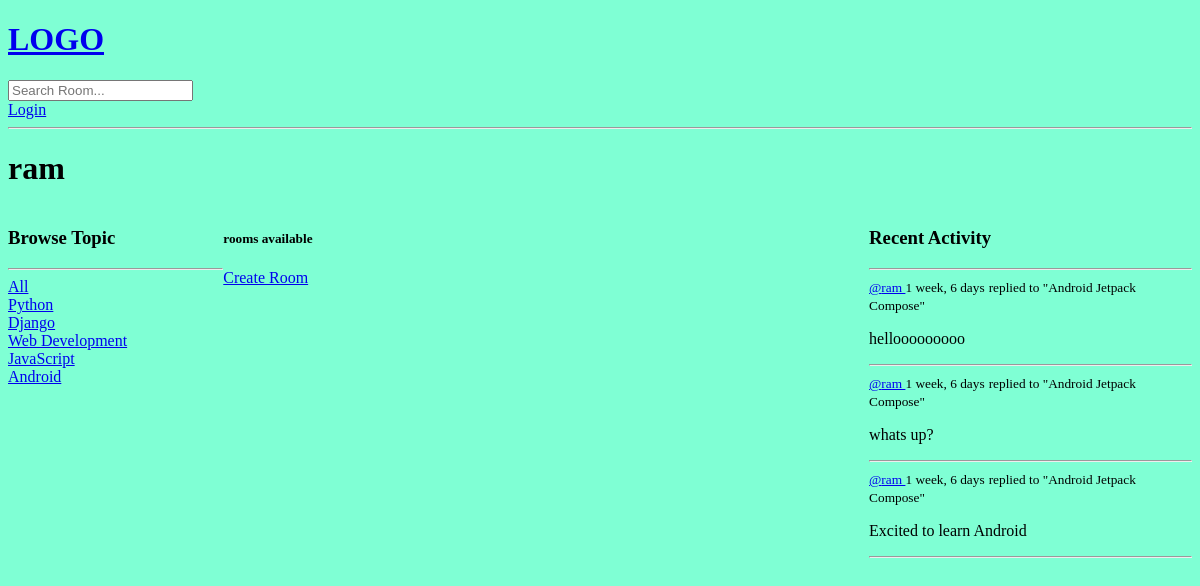
The page /profile/3/ on the database as committed earlier.
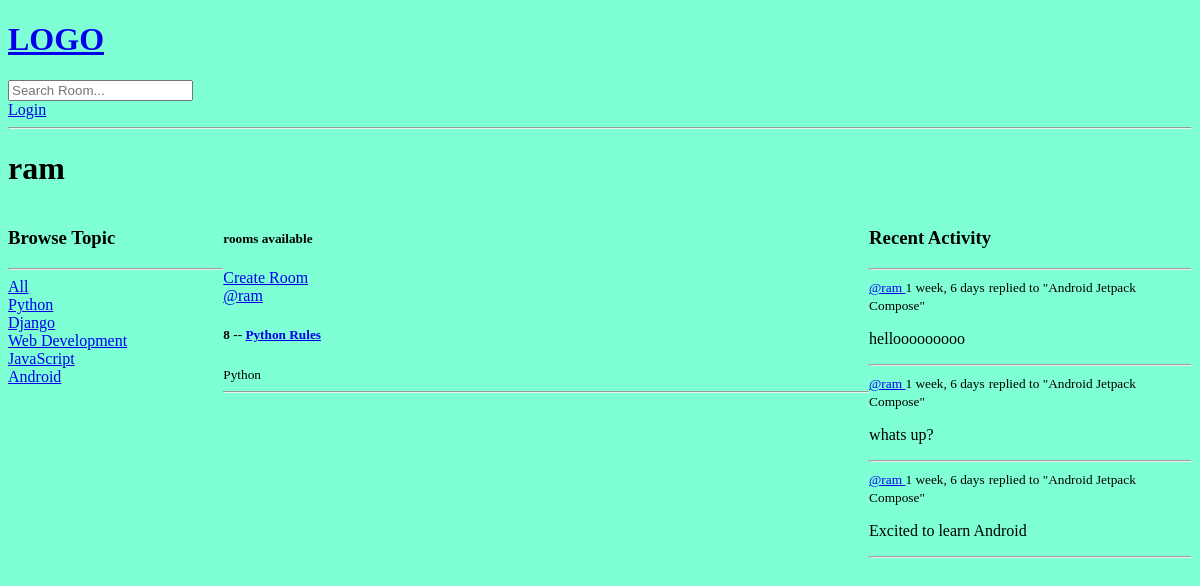
The same page on the database as committed later.
### base/models.py (models this page shows, shortened)
class Topic(models.Model):
    name = models.CharField(max_length=200)

class Message(models.Model):
    user = models.ForeignKey(User, on_delete = models.CASCADE)
    room = models.ForeignKey(Room, on_delete = models.CASCADE)
    body = models.TextField()
    updated = models.DateTimeField(auto_now = True)
    created = models.DateTimeField(auto_now_add = True) # this will just save the time when it was created
    class Meta:
        ordering = ["-updated", "-created"]
    def __str__ (self):
        return self.body[0:50] # return first 50 character for the preview whenever an object is created

class Room(models.Model):
    host = models.ForeignKey(User, on_delete = models.SET_NULL, null=True)
    topic = models.ForeignKey(Topic, on_delete = models.SET_NULL, null=True) #SET_NULL will set the contents to null if a room is deleted
    name = models.CharField(max_length=200)
    description = models.TextField(null=True, blank=True)
    participants = models.ManyToManyField(User, related_name='participants', blank=True)
    updated = models.DateTimeField(auto_now = True)
    created = models.DateTimeField(auto_now_add = True) # this will just save the time when it was created
    class Meta:
        ordering = ["-updated", "-created"]
    def __str__ (self):
        return self.name

### base/views.py (the view)
# urls.py: path("profile/<str:pk>/", views.userProfile, name="user-profile"),
def userProfile(request, pk):
    user = User.objects.get(id=pk)
    rooms = user.room_set.all() # get all the user rooms
    room_messages = user.message_set.all()
    topics = Topic.objects.all()
    context = {'user': user, 'rooms': rooms, 'room_messages': room_messages, 'topics':topics }
    return render(request, 'base/profile.html', context)

### base/templates/base/profile.html (shortened to what this page needs)
{% extends 'main.html' %}
{% block content %}
<h1>{{user.username}}</h1>
<div class="profile-container">
    <div>
        {%  include 'base/topics_components.html' %}
    </div>
    <div>
        {% include 'base/feed_component.html' %}
    </div>
    <div>
        {% include 'base/activity_component.html' %}
    </div>
</div>
{% endblock content %}

### base/templates/base/topics_components.html
<h3>Browse Topic</h3>
<hr>
<div>
    <a href="{% url 'home' %}">All</a>
</div>
{% for topic in topics%}
    <div>
        <a href="{% url 'home' %}?q={{topic.name}}">{{topic.name}}</a>
    </div>
{% endfor %}

### base/templates/base/feed_component.html (shortened to what this page needs)
<h5>{{room_count}} rooms available</h5>
<a href="{% url 'create-room' %}"> Create Room</a>
<div>
    {% for room in rooms %}
        <div>
            <a href="{% url 'user-profile' room.host.id %}"> @{{room.host.username}} </a>
            <h5> {{room.id}} -- <a href="{% url 'room' room.id%}">{{room.name}}</a></h5>
            <small>{{room.topic.name}}</small>
            <hr>
        </div>
    {% endfor %}
</div>

### base/templates/base/activity_component.html (shortened to what this page needs)
<h3> Recent Activity </h3>
        <hr>
        {% for message in room_messages %}
            <div>
                <small> <a href=" {% url 'user-profile' message.user.id %}"> @{{message.user}} </a>   {{message.created|timesince}}</small>
                <small>replied to "{{message.room}}"</small>
                <p>{{message}}</p>
                <hr>
            </div>
        {% endfor %}

Rows that differ between the two databases and show on the page:
added Room: host.username "ram", id "8", name "Python Rules", topic.name "Python"
